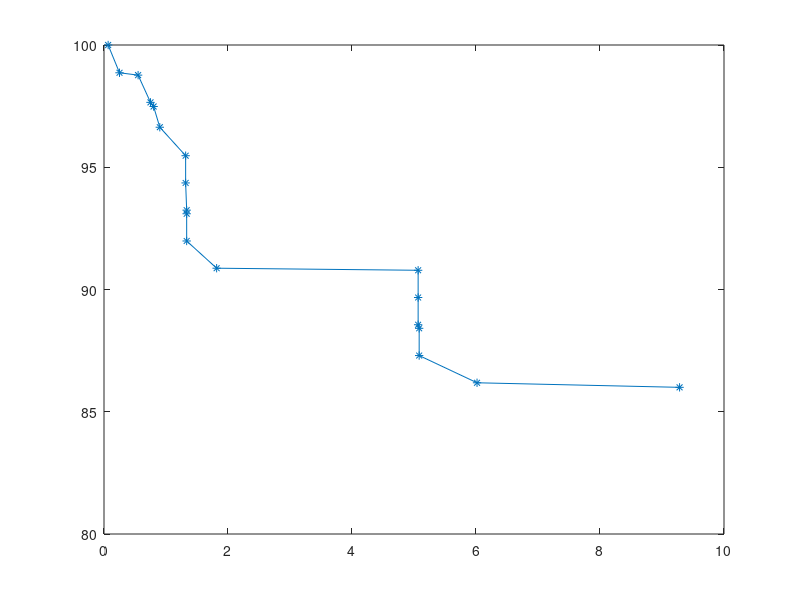

Source code (MATLAB):
#!/usr/bin/octave -qf
 clc
 clear
 close all
 data = csvread('nima_results.csv');
 systemName = 'E';
 %data = csvread([systemName ".csv"]);
 timeLaps = data(1:end,2)./60;
 pow = data(1:end,7);
 pow = 100*pow./max(pow);
 %hist(throughput);
 plot(timeLaps, pow, '-*')
 
 %unique(throughput)
 %return
 %Saving
 filename = [systemName '_real.csv'];
 %--- First write the header
 fid = fopen(filename, 'w');
 fprintf(fid, 'time,power, \n');
 fclose(fid)
 %--- Now append the data
 dlmwrite(filename,[timeLaps pow],'delimiter',',','-append');
 